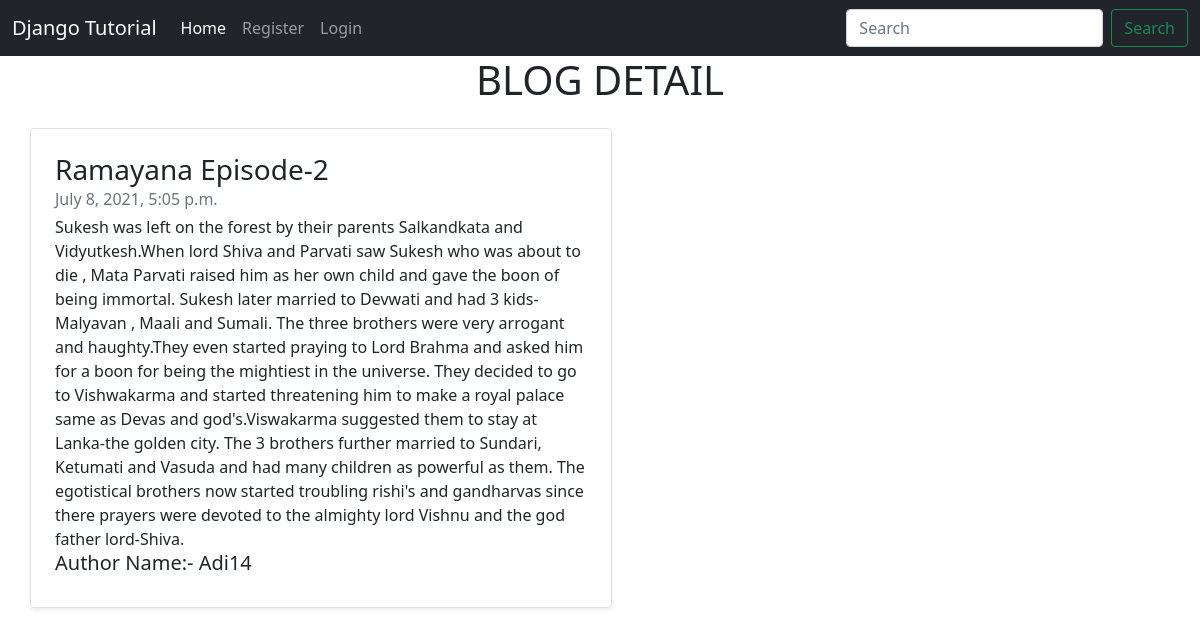
Screenshot of /blog_detail/8 with the database file from the repository.
### meriapp/models.py (models this page shows, shortened)
class Blog(models.Model):
    user_id = models.ForeignKey(User,on_delete=models.CASCADE)
    title = models.CharField(max_length=100)
    content = models.TextField()
    Img = models.ImageField(upload_to='images/',blank=True,null=True)
    date_time = models.DateTimeField(auto_now_add=True,null=True)

### meriapp/views.py (the view)
# urls.py: path('blog_detail/<int:id>', views.blog_detail, name='blog_detail'),
def blog_detail(request,id):
    blog=Blog.objects.get(id=id)
    return render (request,'blog_detail.html',{'blog':blog})

### templates/blog_detail.html (shortened to what this page needs)
<!doctype html>
<html lang="en">
  <head>
    <link href="https://cdn.jsdelivr.net/npm/bootstrap@5.0.1/dist/css/bootstrap.min.css" rel="stylesheet">
  </head>
  <body>
  <nav class="navbar navbar-expand-lg navbar-dark bg-dark">
  <div class="container-fluid">
    <a class="navbar-brand" href="#">Django Tutorial</a>
    <div class="collapse navbar-collapse" id="navbarSupportedContent">
      <ul class="navbar-nav me-auto mb-2 mb-lg-0">
        <li class="nav-item">
          <a class="nav-link active" aria-current="page" href="/">Home</a>
        </li>
        {% if request.user.is_authenticated %}
        <li class="nav-item">
          <a class="nav-link" aria-current="page" href="/">{{request.user.username}}</a>
        </li>
        <li class="nav-item">
          <a class="nav-link" aria-current="page" href="blogpost">Create a Post</a>
        </li>
          <li class="nav-item">
          <a class="nav-link" href="logout">Logout</a>
        </li>
        {% else %}
        <li class="nav-item">
          <a class="nav-link" href="register">Register</a>
        </li>
        <li class="nav-item">
          <a class="nav-link" href="login">Login</a>
        </li>
        {% endif %}
      </ul>
      <form class="d-flex">
        <input class="form-control me-2" type="search" placeholder="Search" aria-label="Search">
        <button class="btn btn-outline-success" type="submit">Search</button>
      </form>
    </div>
  </div>
</nav>
  <h1 class='text-center'>BLOG DETAIL</h1>
  <div class="container my-4">
    <div class="col-md-6">
      <div class="row no-gutters border rounded overflow-hidden flex-md-row mb-4 shadow-sm h-md-250 position-relative">
        <div class="col p-4 d-flex flex-column position-static">
          <h3 class="mb-0">{{blog.title}}</h3>
          <div class="mb-1 text-muted">{{blog.date_time}}</div>
          <p class="card-text mb-auto">{{blog.content}}</p>
          <h5>Author Name:- {{blog.user_id}}</h5>
                 </div>
      </div>
    </div>
     </div>
  </body>
</html>

### rows the page displays
Blog: title "Ramayana Episode-2", date_time "July 8, 2021, 5:05 p.m.", content "Sukesh was left on the forest by their parents Salkandkata and Vidyutkesh.When lord Shiva and Parvati saw Sukesh who was about to die , Mata Parvati raised him as her own child and gave the boon of being immortal. Sukesh later married to Devwati and had 3 kids- Malyavan , Maali and Sumali. The three brothers were very arrogant and haughty.They even started praying to Lord Brahma and asked him for a boon for being the mightiest in the universe. They decided to go to Vishwakarma and started threatening him to make a royal palace same as Devas and god's.Viswakarma suggested them to stay at Lanka-the golden city. The 3 brothers further married to Sundari, Ketumati and Vasuda and had many…", user_id "Adi14"
